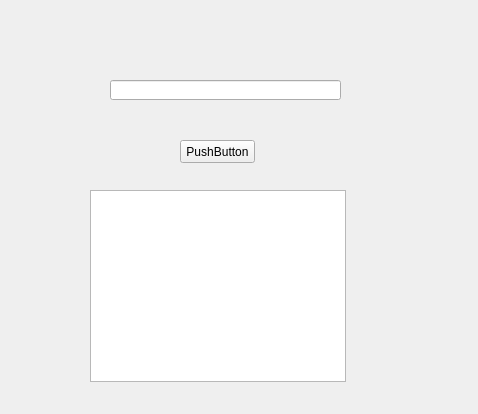
<?xml version="1.0" encoding="UTF-8"?>
<ui version="4.0">
 <class>Form</class>
 <widget class="QWidget" name="Form">
  <property name="geometry">
   <rect>
    <x>0</x>
    <y>0</y>
    <width>478</width>
    <height>414</height>
   </rect>
  </property>
  <property name="windowTitle">
   <string>Form</string>
  </property>
  <widget class="QPushButton" name="pushButton">
   <property name="geometry">
    <rect>
     <x>180</x>
     <y>140</y>
     <width>75</width>
     <height>23</height>
    </rect>
   </property>
   <property name="text">
    <string>PushButton</string>
   </property>
  </widget>
  <widget class="QListWidget" name="listWidget">
   <property name="geometry">
    <rect>
     <x>90</x>
     <y>190</y>
     <width>256</width>
     <height>192</height>
    </rect>
   </property>
  </widget>
  <widget class="QLineEdit" name="lineEdit">
   <property name="geometry">
    <rect>
     <x>110</x>
     <y>80</y>
     <width>231</width>
     <height>20</height>
    </rect>
   </property>
  </widget>
 </widget>
 <resources/>
 <connections/>
</ui>
